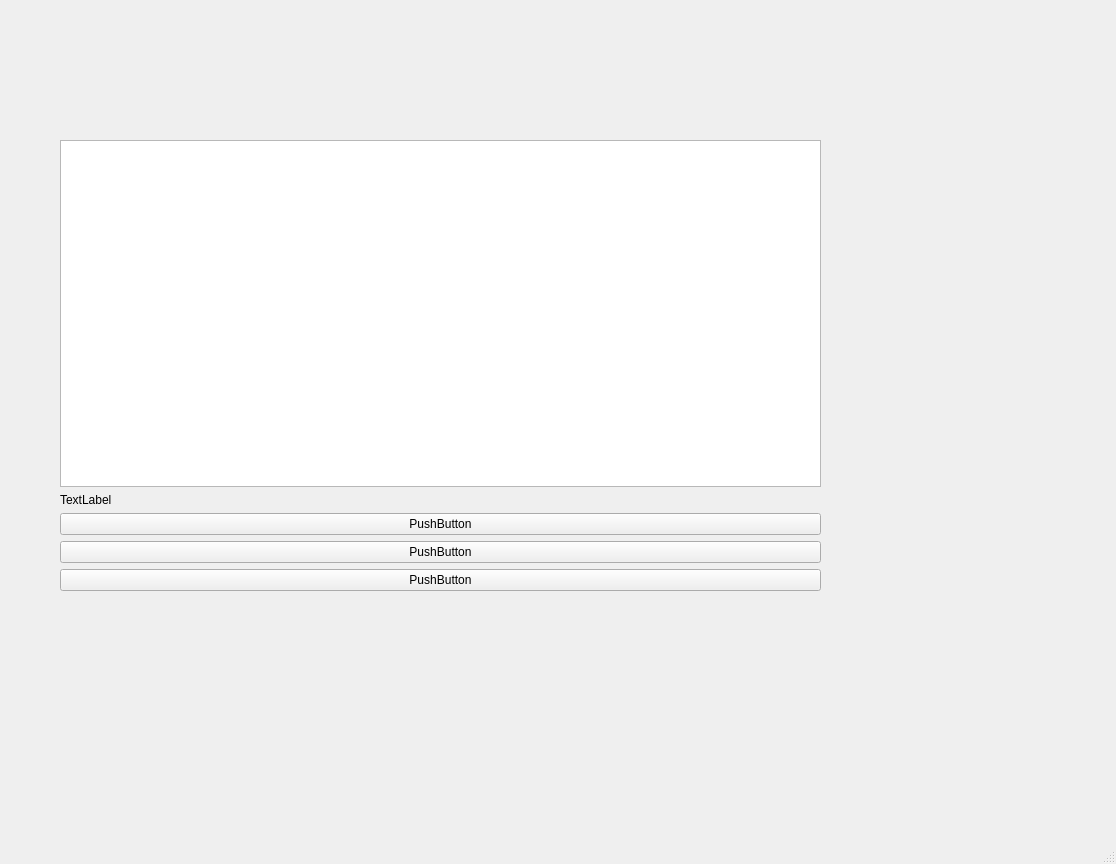
<?xml version="1.0" encoding="UTF-8"?>
<ui version="4.0">
 <class>MainWindow</class>
 <widget class="QMainWindow" name="MainWindow">
  <property name="geometry">
   <rect>
    <x>0</x>
    <y>0</y>
    <width>1116</width>
    <height>864</height>
   </rect>
  </property>
  <property name="windowTitle">
   <string>MainWindow</string>
  </property>
  <widget class="QWidget" name="centralwidget">
   <widget class="QWidget" name="verticalLayoutWidget">
    <property name="geometry">
     <rect>
      <x>60</x>
      <y>140</y>
      <width>761</width>
      <height>451</height>
     </rect>
    </property>
    <layout class="QVBoxLayout" name="verticalLayout">
     <item>
      <widget class="QTextBrowser" name="textBrowser"/>
     </item>
     <item>
      <widget class="QLabel" name="label">
       <property name="text">
        <string>TextLabel</string>
       </property>
      </widget>
     </item>
     <item>
      <widget class="QPushButton" name="pushButton_3">
       <property name="text">
        <string>PushButton</string>
       </property>
      </widget>
     </item>
     <item>
      <widget class="QPushButton" name="pushButton_2">
       <property name="text">
        <string>PushButton</string>
       </property>
      </widget>
     </item>
     <item>
      <widget class="QPushButton" name="pushButton">
       <property name="text">
        <string>PushButton</string>
       </property>
      </widget>
     </item>
    </layout>
   </widget>
  </widget>
  <widget class="QMenuBar" name="menubar">
   <property name="geometry">
    <rect>
     <x>0</x>
     <y>0</y>
     <width>1116</width>
     <height>26</height>
    </rect>
   </property>
  </widget>
  <widget class="QStatusBar" name="statusbar"/>
 </widget>
 <resources/>
 <connections/>
</ui>
